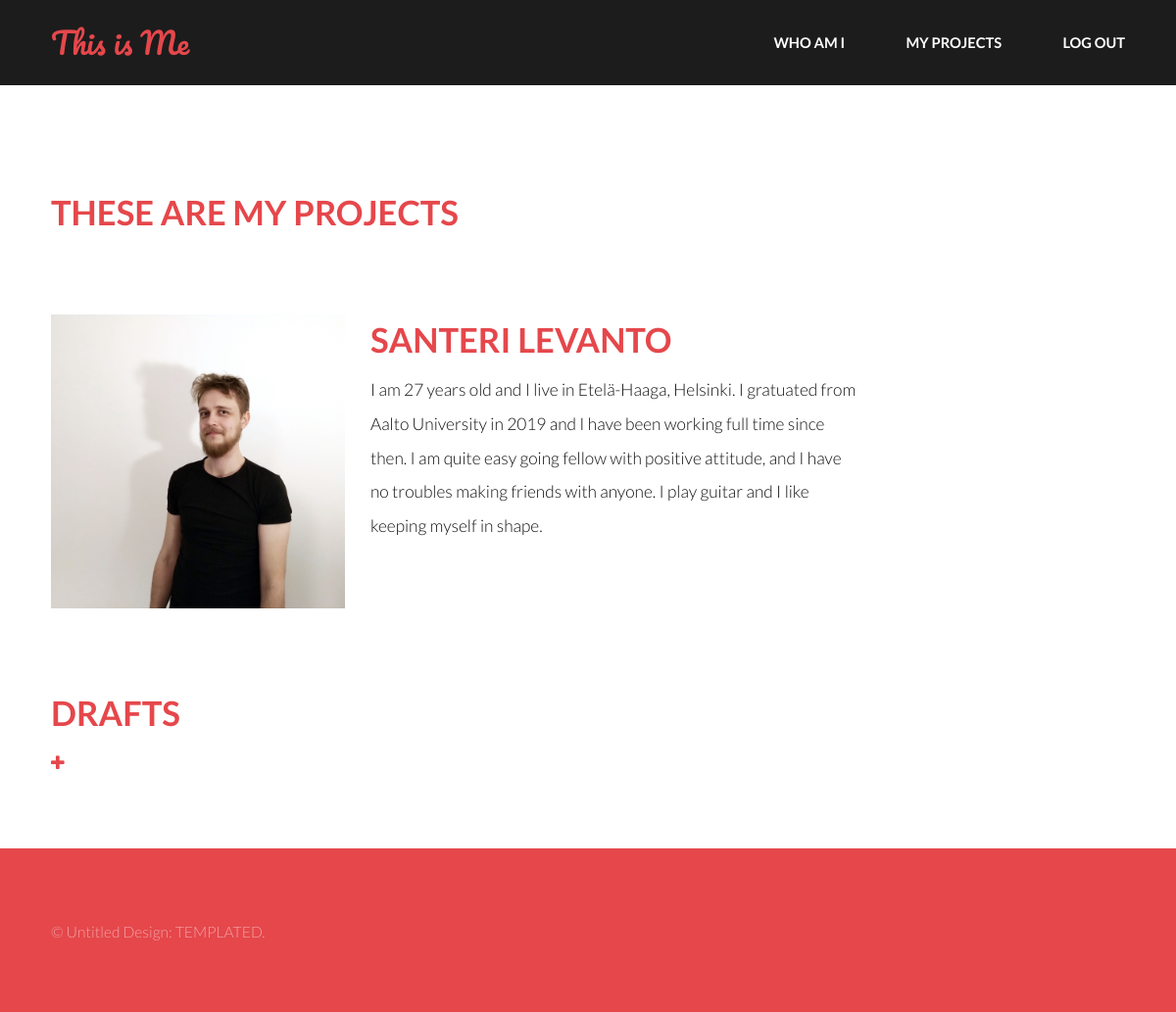
The page /me/drafts/ (signed in) on the database its author committed.
### whoami/models.py (models this page shows, shortened)
class Me(models.Model):
    image = models.ImageField(upload_to='pictures/')
    title_shortInfo = models.CharField(max_length=200)
    text_shortInfo = models.TextField()
    title_education = models.CharField(max_length=200)
    text_education = models.TextField()
    title_thesis = models.CharField(max_length=200)
    text_thesis = models.TextField()
    title_workExperience = models.CharField(max_length=200)
    text_workExperience = models.TextField()
    title_currentPosition = models.CharField(max_length=200)
    text_currentPosition = models.TextField()
    title_skills = models.CharField(max_length=200)
    text_skills = models.TextField()
    title_codingTechnologies = models.CharField(max_length=200)
    text_codingTechnologies = models.TextField()
    title_hobbies = models.CharField(max_length=200)
    text_hobbies = models.TextField()

### whoami/views.py (the view)
class DraftListView(LoginRequiredMixin,ListView):
    login_url = '/login/'
    redirect_field_name = 'whoami/me_draft_list.html'
    model = Me

### whoami/templates/whoami/me_list.html
{% extends 'base.html' %}
{% block content_main %}
<section id="one">
	<div class="inner">
		<h1>THESE ARE MY PROJECTS</h1><br><br>
			{% for me in me_list %}
				<div class="columnContainer">
					<div class="row">
						<div>
							<img class='scaled_image' src="{{ me.image.url }}" />
						</div>
						<div>
							<h1><a href="{% url 'whoami:me_detail' pk=me.pk %}">{{ me.title_shortInfo }}</a></h1>
							<div class="date">
								<p class="description">{{ me.text_shortInfo }}</p>
							</div>
						</div>
					</div>
				</div>
			{% endfor %}
		{% if user.is_authenticated %}
			<h1><a href="{% url 'whoami:me_draft_list' %}">DRAFTS</a></h1>
			<a href="{% url 'whoami:me_new' %}" class="icon fa-plus"><span class="label">Create New</span></a>
		{% endif %}
	</div>
</section>
{% endblock %}

### static/portfolio/css/main.css (style rules this page uses)
html, body, div, span, applet, object, iframe, h1, h2, h3, h4, h5, h6, p, blockquote, pre, a, abbr, acronym, address, big, cite, code, del, dfn, em, img, ins, kbd, q, s, samp, small, strike, strong, sub, sup, tt, var, b, u, i, center, dl, dt, dd, ol, ul, li, fieldset, form, label, legend, table, caption, tbody, tfoot, thead, tr, th, td, article, aside, canvas, details, embed, figure, figcaption, footer, header, hgroup, menu, nav, output, ruby, section, summary, time, mark, audio, video { margin: 0; padding: 0; border: 0; font-size: 100%; font: inherit; vertical-align: baseline; }
article, aside, details, figcaption, figure, footer, header, hgroup, menu, nav, section { display: block; }
body { line-height: 1; }
body { -webkit-text-size-adjust: none; }
*, *:before, *:after { -moz-box-sizing: border-box; -webkit-box-sizing: border-box; box-sizing: border-box; }
.row { border-bottom: solid 1px transparent; -moz-box-sizing: border-box; -webkit-box-sizing: border-box; box-sizing: border-box; }
.row > * { float: left; -moz-box-sizing: border-box; -webkit-box-sizing: border-box; box-sizing: border-box; }
.row:after, .row:before { content: ''; display: block; clear: both; height: 0; }
.row > * { padding: 0 0 0 2em; }
.row { margin: 0 0 -1px -2em; }
@media screen and (max-width: 1680px) { .row > * { padding: 0 0 0 2em; } }
@media screen and (max-width: 1680px) { .row { margin: 0 0 -1px -2em; } }
@media screen and (max-width: 1280px) { .row > * { padding: 0 0 0 1.5em; } }
@media screen and (max-width: 1280px) { .row { margin: 0 0 -1px -1.5em; } }
body { -ms-overflow-style: scrollbar; }
body { background: #fff; }
body { background-color: #fff; color: #111111; }
body, input, select, textarea { font-family: "Lato", sans-serif; font-size: 15pt; font-weight: 300; line-height: 2; }
@media screen and (max-width: 1680px) { body, input, select, textarea { font-size: 13pt; } }
@media screen and (max-width: 1280px) { body, input, select, textarea { font-size: 13pt; } }
a { -moz-transition: color 0.2s ease-in-out; -webkit-transition: color 0.2s ease-in-out; -ms-transition: color 0.2s ease-in-out; transition: color 0.2s ease-in-out; text-decoration: none; }
p { margin: 0 0 1em 0; }
h1, h2, h3, h4, h5, h6 { font-weight: 700; line-height: 1.5; margin: 0 0 1em 0; text-transform: uppercase; }
h1 a, h2 a, h3 a, h4 a, h5 a, h6 a { color: inherit; text-decoration: none; }
h1 { font-size: 2em; margin: 0 0 0.25em 0; }
a { color: #e5474b; }
h1, h2, h3, h4, h5, h6 { color: #e5474b; }
.icon { text-decoration: none; border-bottom: none; position: relative; }
.icon:before { -moz-osx-font-smoothing: grayscale; -webkit-font-smoothing: antialiased; font-family: FontAwesome; font-style: normal; font-weight: normal; text-transform: none !important; }
section .inner { max-width: 65em; width: calc(100% - 6em); margin: 0 auto; }
body { position: relative; padding-top: 5em; }
#one { padding: 6em 0 4em 0; }
.columnContainer { display: stretch; flex-wrap:wrap; flex-direction: row; align-items: stretch; margin-bottom: 2em; }
.scaled_image { height: auto; width: auto; min-width: 300px; max-width: 300px; max-height: 300px; margin-bottom: 2em; }
.description { max-width: 500px; }

### rows shown on the page
Me: image (picture), title_shortInfo "SANTERI LEVANTO", text_shortInfo "I am 27 years old and I live in Etelä-Haaga, Helsinki. I gratuated from Aalto University in 2019 and I have been working full time since then. I am quite easy going fellow with positive attitude, and I have no troubles making friends with anyone. I play guitar and I like keeping myself in shape."
